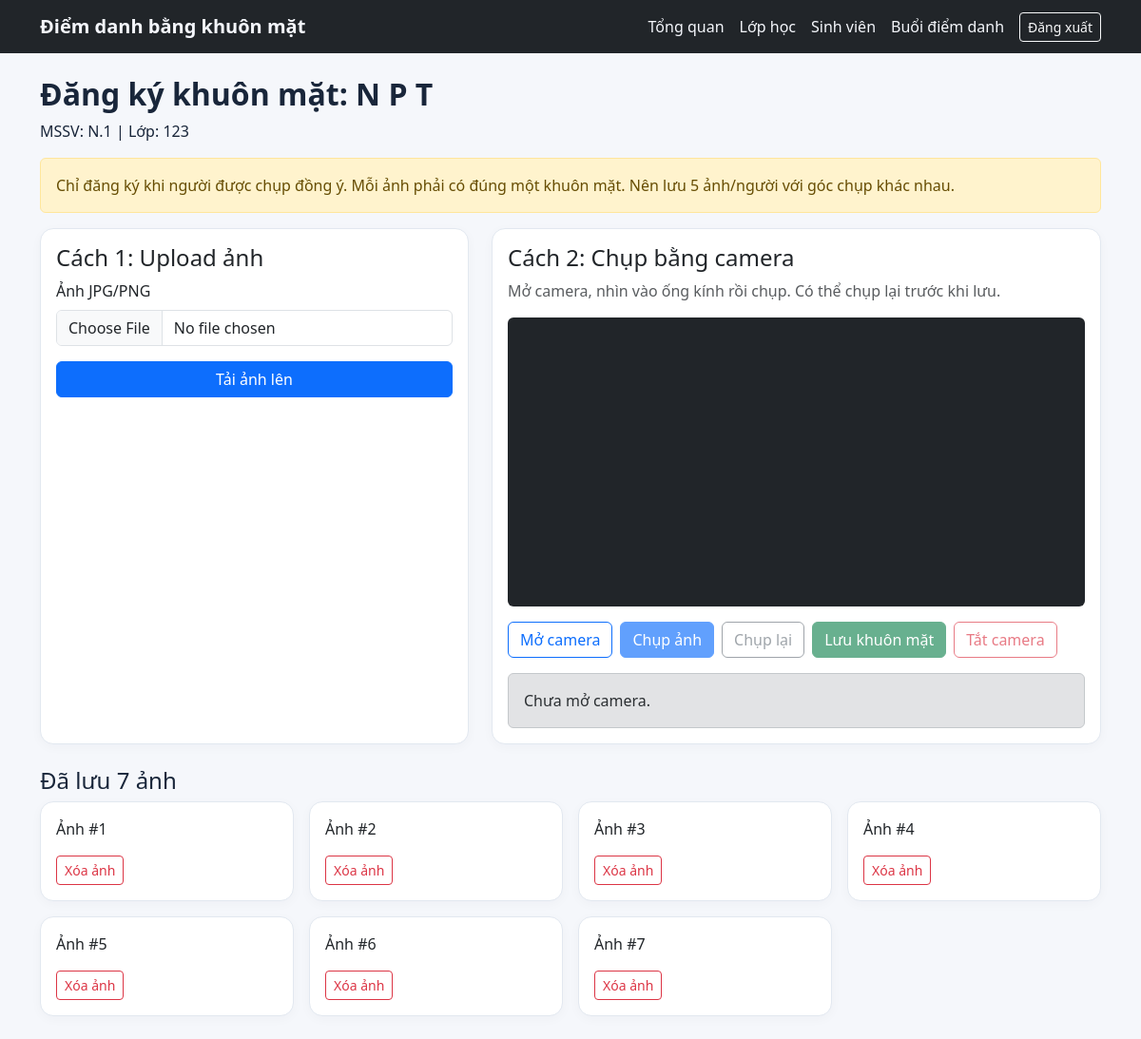
/students/1/faces (signed in), run on the app's committed database.
### models.py (models this page shows)
class Student(db.Model):
    id = db.Column(db.Integer, primary_key=True)
    code = db.Column(db.String(30), unique=True, nullable=False)
    full_name = db.Column(db.String(150), nullable=False)
    class_id = db.Column(db.Integer, db.ForeignKey('school_class.id'), nullable=False)
    school_class = db.relationship('SchoolClass')
    classes = db.relationship('SchoolClass', secondary=student_class, back_populates='students')
    faces = db.relationship('FaceSample', cascade='all, delete-orphan', back_populates='student')

class SchoolClass(db.Model):
    id = db.Column(db.Integer, primary_key=True)
    code = db.Column(db.String(30), unique=True, nullable=False)
    name = db.Column(db.String(150), nullable=False)
    students = db.relationship('Student', secondary=student_class, back_populates='classes')

class FaceSample(db.Model):
    id = db.Column(db.Integer, primary_key=True)
    student_id = db.Column(db.Integer, db.ForeignKey('student.id'), nullable=False)
    image_path = db.Column(db.String(300), nullable=False)
    embedding_json = db.Column(db.Text, nullable=False)
    student = db.relationship('Student', back_populates='faces')

### app.py (the view, shortened to what this page needs)
@app.route('/students/<int:student_id>/faces', methods=['GET', 'POST'])
@staff_required
def enroll(student_id):
    student = db.get_or_404(Student, student_id)
    return render_template('enroll.html', student=student)

### app.py (called while the page is built)
@login_manager.user_loader
def load_user(user_id):
    return db.session.get(User, int(user_id))

def staff_required(view):
    @wraps(view)
    def wrapped(*args, **kwargs):
        if not current_user.is_authenticated:
            return login_manager.unauthorized()
        if getattr(current_user, 'role', None) not in ('teacher', 'admin'):
            abort(403)
        return view(*args, **kwargs)
    return wrapped

@app.context_processor
def common():
    return {'now': datetime.now}

### templates/enroll.html (shortened to what this page needs)
{% extends 'base.html' %}
{% block content %}
<h2>Đăng ký khuôn mặt: {{ student.full_name }}</h2>
<p>MSSV: {{ student.code }} | Lớp: {{ student.school_class.code }}</p>
<div class="alert alert-warning">Chỉ đăng ký khi người được chụp đồng ý. Mỗi ảnh phải có đúng một khuôn mặt. Nên lưu 5 ảnh/người với góc chụp khác nhau.</div>
<div class="row g-4 mb-4">
  <div class="col-lg-5">
    <form method="post" enctype="multipart/form-data" class="card p-3 h-100">
      <h4>Cách 1: Upload ảnh</h4>
      <label class="form-label" for="image">Ảnh JPG/PNG</label>
      <input id="image" type="file" name="image" accept="image/jpeg,image/png" class="form-control mb-3" required>
      <button class="btn btn-primary">Tải ảnh lên</button>
    </form>
  </div>
  <div class="col-lg-7">
    <div class="card p-3 h-100">
      <h4>Cách 2: Chụp bằng camera</h4>
      <p class="text-muted">Mở camera, nhìn vào ống kính rồi chụp. Có thể chụp lại trước khi lưu.</p>
      <video id="enroll-video" autoplay playsinline muted class="w-100 rounded bg-dark" style="max-height:360px;object-fit:contain"></video>
      <div class="d-flex gap-2 flex-wrap mt-3">
        <button id="enroll-start" type="button" class="btn btn-outline-primary">Mở camera</button>
        <button id="enroll-capture" type="button" class="btn btn-primary" disabled>Chụp ảnh</button>
        <button id="enroll-retake" type="button" class="btn btn-outline-secondary" disabled>Chụp lại</button>
        <button id="enroll-save" type="button" class="btn btn-success" disabled>Lưu khuôn mặt</button>
        <button id="enroll-stop" type="button" class="btn btn-outline-danger" disabled>Tắt camera</button>
      </div>
      <div id="enroll-message" class="alert alert-secondary mt-3 mb-0" role="status">Chưa mở camera.</div>
    </div>
  </div>
</div>
<h4>Đã lưu {{ student.faces|length }} ảnh</h4>
<div class="row g-3">{% for face in student.faces %}<div class="col-md-3"><div class="card p-3"><p>Ảnh #{{ loop.index }}</p><form method="post" action="{{ url_for('delete_face',face_id=face.id) }}" onsubmit="return confirm('Xóa ảnh?')"><button class="btn btn-outline-danger btn-sm">Xóa ảnh</button></form></div></div>{% endfor %}</div>
{% endblock %}

### static/style.css (style rules this page uses)
body { background:#f5f7fb;color:#19263a }
.card { border:1px solid #e2e8f0;border-radius:14px;box-shadow:0 3px 12px #15233808 }
h2 { font-weight:700 }

### data on the page
Student: full_name "N P T", code "N.1"
SchoolClass: school_class.code "123"

### other printed values
{{ student.faces|length }} "7"
